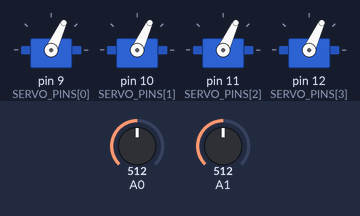
A sketch run on a simulated Arduino Uno, built with avr-gcc and run on an emulated ATmega328P. Parts: 4 × servo. Inputs (shaded band) come from the test bench; at power-on: A0 = 512, A1 = 512.

Above: at 2.2 s.
2.3 s: A0 set to 900
At 3.2 s:
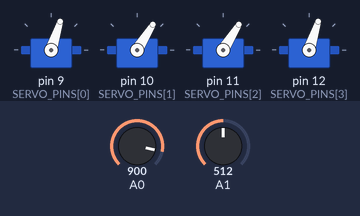
3.8 s: A1 set to 716
At 4.4 s:
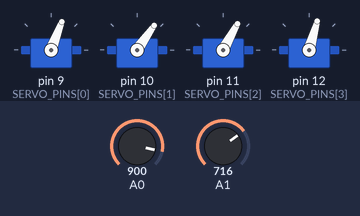
5.3 s: A1 set to 1023
At 5.6 s:
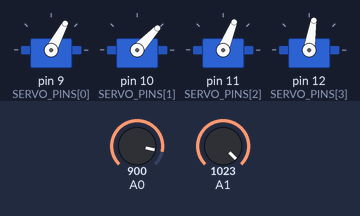
6.8 s: A0 set to 716
At 7.9 s:
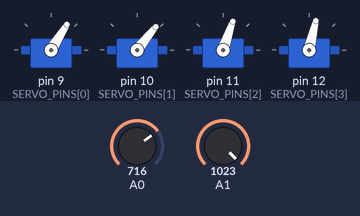
8.3 s: A0 set to 306
At 9.1 s:
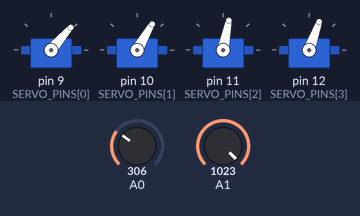
9.8 s: A1 set to 511
At 10.3 s:
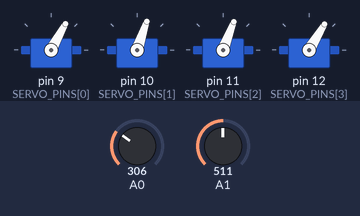
Timing chart, 0 to 12.3 s (numbered marks = the images above; inputs shaded):
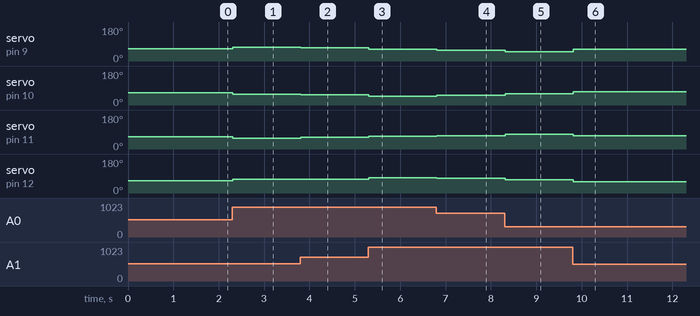

The sketch:

quadruped_501.ino
```cpp
// snippet: quadruped_501
// tags: quadruped, robot, body, pitch, roll, tilt, platform, stewart, servo, potentiometer, imu, stabilization
// boards: avr, megaavr, nano33iot, rp2040
// not-tags: romi32u4
// library: Servo
// description: Quadruped body pitch and roll: tilt the body while keeping all four feet planted.
//   Uses law of cosines to compute servo angle from desired platform height at each corner.
//   On ESP32, use ESP32Servo.h instead of Servo.h — standard Servo.h does not work on ESP32.
//   NOT: #include <Servo.h> on ESP32 — replace with #include <ESP32Servo.h> (library manager).
//   For a full 12-servo quadruped, replace Servo objects with PCA9685 writeMicroseconds() calls.
//   map() returns long — cast to float before trig: (float)map(...) or use manual linear scale.
// prompts: quadruped body tilt, body pitch roll quadruped, tilt platform servo, quadruped body stabilization, keep feet planted tilt body, quadruped roll pitch servo, quadruped body orientation, body lean quadruped, quadruped posture control, platform tilt four servos, quadruped IMU tilt
// exact-include: Servo.h, math.h

#include <Servo.h>
#include <math.h>

// ---- CONFIGURE ----
const float PLATFORM_R = 60.0f;   // radius to servo pivots (mm)
const float ARM_LEN    = 40.0f;   // servo arm length (mm)
const float ROD_LEN    = 100.0f;  // pushrod length   (mm)
const float HOME_H     = 110.0f;  // nominal platform height (mm)
// -------------------

Servo servos[4];
const int SERVO_PINS[4] = {9, 10, 11, 12};

// Pivot angles: the four legs sit at the platform corners (FL, FR, BR, BL), 90° apart.
// These MUST have distinct x AND y projections — if every pivot lands on x=0 (e.g. 90/270),
// the px*sin(pitch) term is zero for all legs and body PITCH would have no effect.
const float PIVOT_DEG[4] = {45.0f, 135.0f, 225.0f, 315.0f};

// Compute servo angle for one leg given desired platform height, pitch, roll (degrees)
int legAngle(int i, float height, float pitch, float roll) {
  float px = PLATFORM_R * cos(PIVOT_DEG[i] * PI / 180.0f);
  float py = PLATFORM_R * sin(PIVOT_DEG[i] * PI / 180.0f);

  // desired z at this leg attachment point
  float pRad = pitch * PI / 180.0f;
  float rRad = roll  * PI / 180.0f;
  float z = height - px * sin(pRad) + py * sin(rRad);

  // law of cosines to find servo angle
  float h2 = z * z;
  float d2 = h2;  // simplified: horizontal offset ignored for small angles
  float cosA = (ARM_LEN * ARM_LEN + d2 - ROD_LEN * ROD_LEN) / (2.0f * ARM_LEN * sqrt(d2));
  cosA = constrain(cosA, -1.0f, 1.0f);
  float angleDeg = acos(cosA) * 180.0f / PI;
  return constrain((int)angleDeg, 0, 180);
}

void setPlatform(float height, float pitch, float roll) {
  for (int i = 0; i < 4; i++) {
    servos[i].write(legAngle(i, height, pitch, roll));
  }
}

void setup() {
  Serial.begin(9600);
  for (int i = 0; i < 4; i++) servos[i].attach(SERVO_PINS[i]);
  setPlatform(HOME_H, 0, 0);
  delay(1000);
}

void loop() {
  static unsigned long t = 0;
  if (millis() - t >= 50) {  // 20Hz
    t = millis();

    float pitch = map(analogRead(A0), 0, 1023, -10, 10);  // -10 to 10 degrees
    float roll  = map(analogRead(A1), 0, 1023, -10, 10);  // -10 to 10 degrees

    setPlatform(HOME_H, pitch, roll);
  }
}
```

Measured:
- after the input at 2.3 s, servo on pin 9 (SERVO_PINS[0]), servo on pin 12 (SERVO_PINS[3]): 65° → 72° at once; servo on pin 10 (SERVO_PINS[1]), servo on pin 11 (SERVO_PINS[2]): 65° → 58° at once
- after the input at 3.8 s, servo on pin 9 (SERVO_PINS[0]): 72° → 69° at once; servo on pin 10 (SERVO_PINS[1]): 58° → 55° at once; servo on pin 11 (SERVO_PINS[2]): 58° → 61° at once; servo on pin 12 (SERVO_PINS[3]): 72° → 74° at once
- after the input at 5.3 s, servo on pin 9 (SERVO_PINS[0]): 69° → 62° at once; servo on pin 10 (SERVO_PINS[1]): 55° → 47° at once; servo on pin 11 (SERVO_PINS[2]): 61° → 68° at once; servo on pin 12 (SERVO_PINS[3]): 74° → 81° at once
- after the input at 6.8 s, servo on pin 9 (SERVO_PINS[0]): 62° → 58° at once; servo on pin 10 (SERVO_PINS[1]): 47° → 51° at once; servo on pin 11 (SERVO_PINS[2]): 68° → 71° at once; servo on pin 12 (SERVO_PINS[3]): 81° → 77° at once
- after the input at 8.3 s, servo on pin 9 (SERVO_PINS[0]): 58° → 49° at once; servo on pin 10 (SERVO_PINS[1]): 51° → 60° at once; servo on pin 11 (SERVO_PINS[2]): 71° → 79° at once; servo on pin 12 (SERVO_PINS[3]): 77° → 70° at once
- after the input at 9.8 s, servo on pin 9 (SERVO_PINS[0]): 49° → 61° at once; servo on pin 10 (SERVO_PINS[1]): 60° → 71° at once; servo on pin 11 (SERVO_PINS[2]): 79° → 69° at once; servo on pin 12 (SERVO_PINS[3]): 70° → 59° at once
